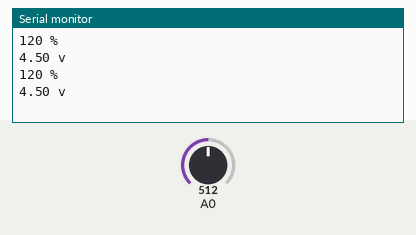
A sketch run on a simulated Arduino Uno, built with avr-gcc and run on an emulated ATmega328P. Parts: the last lines printed to the serial monitor. The test bench sets the inputs (shaded band); at power-on: A0 = 512.

Above: at 1.8 s.
1.9 s: A0 set to 306
At 2.5 s:
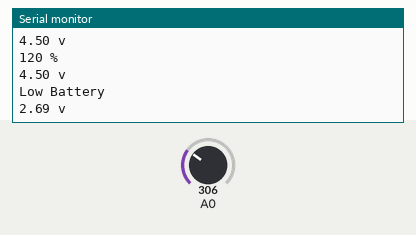
4.5 s: A0 set to 260
At 5.8 s:
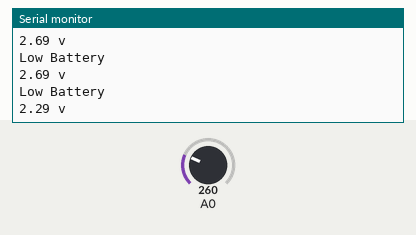
Timing chart, 0 to 7.5 s (numbered marks = the images above; inputs shaded):
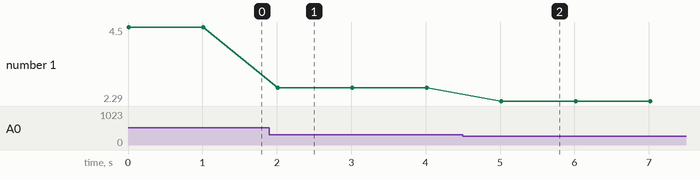

Measured:
- after the input at 1.9 s, the serial monitor: prints a new line after 0.10 s (image 1)
- after the input at 4.5 s, the serial monitor: prints a new line after 0.52 s (image 2)
- plotted number 1: 4.5 → 2.69 after the input at 1.9 s, 2.69 → 2.29 after the input at 4.5 s

The sketch:

test__lithium_battery_proc.ino
```cpp
void setup()
{
  Serial.begin(9600);
}
void loop()
{
  String statusbat;                                //переменная статуса батареи
  String simproc;
  float voltage = analogRead(A0) / 1024.0 * 9.0;   //значение 9.0 подбирается от номинала резисторного делителя
  float vol = voltage * 100;
  int voltproc = map(vol, 270, 420, 0, 100);       //мапим полученые значения к процентам
  if (vol > 270) {
    statusbat = voltproc;
    simproc = " %";
  }
  else{
      statusbat = "Low Battery";
  }
  Serial.print(statusbat);
  Serial.println(simproc);
  Serial.print(voltage);
  Serial.println(" v");
  delay(1000);
}
```
